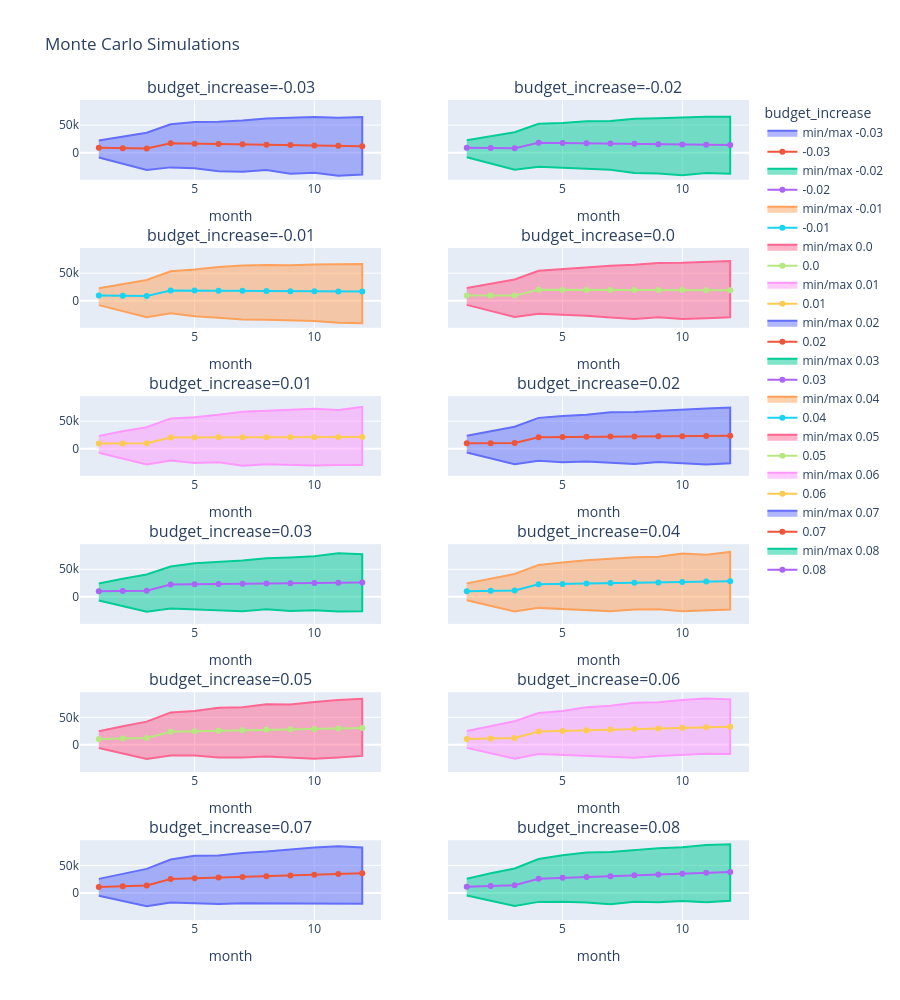

The notebook cell saved with this chart:
### Code cell
def line_charts(simulations: pl.DataFrame) -> go.Figure:
    simulations_by_month = (
        simulations.group_by("month", "budget_increase")
        .agg(
            amount_average=pl.col("amount").mean(),
            amount_min=pl.col("amount").min(),
            amount_max=pl.col("amount").max(),
        )
        .sort("budget_increase", "month")
    )

    TRENDLINE_FIG_COL_COUNT = 2

    unique_budget_increases = simulations["budget_increase"].unique()

    fig = make_subplots(
        rows=int(len(unique_budget_increases) / TRENDLINE_FIG_COL_COUNT),
        cols=TRENDLINE_FIG_COL_COUNT,
        shared_yaxes="all",
        subplot_titles=[
            f"budget_increase={budget_increase}"
            for budget_increase in unique_budget_increases
        ],
    )
    for i, budget_increase in (
        unique_budget_increases.to_frame().with_row_index().iter_rows()
    ):
        sims = simulations_by_month.filter(pl.col("budget_increase") == budget_increase)
        row = int(i / TRENDLINE_FIG_COL_COUNT) + 1
        col = i % TRENDLINE_FIG_COL_COUNT + 1
        fig.add_trace(
            go.Scatter(
                x=pl.concat([sims["month"], sims["month"].reverse()]),
                y=pl.concat([sims["amount_min"], sims["amount_max"].reverse()]),
                name=f"min/max {budget_increase}",
                fill="toself",
            ),
            row=row,
            col=col,
        )
        fig.add_trace(
            go.Scatter(x=sims["month"], y=sims["amount_average"], name=budget_increase),
            row=row,
            col=col,
        )
        fig.update_xaxes(title_text="month", row=row, col=col)
    fig.update_layout(height=1000, legend=go.layout.Legend(title="budget_increase"))
    return fig


line_charts(monte_carlo_simulations).update_layout(
    title_text="Monte Carlo Simulations"
).show()

### Figure 1 — Plotly figure (JSON) as saved in the notebook; plotly's stock layout.template omitted (floating-point values rounded to 4 significant figures)
{"data": [{"fill": "toself", "name": "min/max -0.03", "type": "scatter", "x": [1, 2, 3, 4, 5, 6, 7, 8, 9, 10, 11, 12, 12, 11, 10, 9, 8, 7, 6, 5, 4, 3, 2, 1], "xaxis": "x", "y": [-8737.0, -20240.0, -31720.0, -26810.0, -28280.0, -33950.0, -34660.0, -31690.0, -38420.0, -36700.0, -42000.0, -39630.0, 64640.0, 63500.0, 64570.0, 63560.0, 62200.0, 58290.0, 55990.0, 55600.0, 51510.0, 36220.0, 29380.0, 21980.0], "yaxis": "y"}, {"name": "-0.03", "type": "scatter", "x": [1, 2, 3, 4, 5, 6, 7, 8, 9, 10, 11, 12], "xaxis": "x", "y": [8827.0, 8083.0, 7373.0, 17150.0, 16320.0, 15670.0, 15060.0, 14450.0, 13670.0, 13080.0, 12300.0, 11560.0], "yaxis": "y"}, {"fill": "toself", "name": "min/max -0.02", "type": "scatter", "x": [1, 2, 3, 4, 5, 6, 7, 8, 9, 10, 11, 12, 12, 11, 10, 9, 8, 7, 6, 5, 4, 3, 2, 1], "xaxis": "x2", "y": [-8376.0, -19710.0, -30980.0, -25860.0, -27310.0, -28550.0, -31290.0, -36830.0, -37760.0, -41110.0, -37220.0, -38490.0, 65310.0, 65140.0, 63390.0, 62450.0, 61390.0, 57360.0, 57170.0, 53760.0, 52430.0, 36960.0, 29940.0, 22330.0], "yaxis": "y2"}, {"name": "-0.02", "type": "scatter", "x": [1, 2, 3, 4, 5, 6, 7, 8, 9, 10, 11, 12], "xaxis": "x2", "y": [8903.0, 8326.0, 7839.0, 17800.0, 17370.0, 16940.0, 16440.0, 15930.0, 15360.0, 14900.0, 14380.0, 13880.0], "yaxis": "y2"}, {"fill": "toself", "name": "min/max -0.01", "type": "scatter", "x": [1, 2, 3, 4, 5, 6, 7, 8, 9, 10, 11, 12, 12, 11, 10, 9, 8, 7, 6, 5, 4, 3, 2, 1], "xaxis": "x3", "y": [-8014.0, -19180.0, -30240.0, -23030.0, -28100.0, -30900.0, -34090.0, -34510.0, -35760.0, -36830.0, -40030.0, -40800.0, 66710.0, 66460.0, 65750.0, 64260.0, 64900.0, 63790.0, 61270.0, 56670.0, 53350.0, 37710.0, 30510.0, 22680.0], "yaxis": "y3"}, {"name": "-0.01", "type": "scatter", "x": [1, 2, 3, 4, 5, 6, 7, 8, 9, 10, 11, 12], "xaxis": "x3", "y": [9209.0, 8795.0, 8540.0, 18680.0, 18310.0, 18090.0, 17880.0, 17630.0, 17310.0, 17110.0, 16740.0, 16510.0], "yaxis": "y3"}, {"fill": "toself", "name": "min/max 0.0", "type": "scatter", "x": [1, 2, 3, 4, 5, 6, 7, 8, 9, 10, 11, 12, 12, 11, 10, 9, 8, 7, 6, 5, 4, 3, 2, 1], "xaxis": "x4", "y": [-7652.0, -18650.0, -29500.0, -23950.0, -25110.0, -27280.0, -30500.0, -33100.0, -30270.0, -33200.0, -31890.0, -30110.0, 72230.0, 70570.0, 68760.0, 68650.0, 65150.0, 63340.0, 60220.0, 57770.0, 54270.0, 38450.0, 31070.0, 23030.0], "yaxis": "y4"}, {"name": "0.0", "type": "scatter", "x": [1, 2, 3, 4, 5, 6, 7, 8, 9, 10, 11, 12], "xaxis": "x4", "y": [9304.0, 9279.0, 9231.0, 19660.0, 19630.0, 19580.0, 19540.0, 19470.0, 19490.0, 19380.0, 19190.0, 19090.0], "yaxis": "y4"}, {"fill": "toself", "name": "min/max 0.01", "type": "scatter", "x": [1, 2, 3, 4, 5, 6, 7, 8, 9, 10, 11, 12, 12, 11, 10, 9, 8, 7, 6, 5, 4, 3, 2, 1], "xaxis": "x5", "y": [-7291.0, -18120.0, -28760.0, -21190.0, -25840.0, -24550.0, -31020.0, -28240.0, -29410.0, -30660.0, -29670.0, -29770.0, 75840.0, 70270.0, 72830.0, 70720.0, 68680.0, 67350.0, 61780.0, 57140.0, 55180.0, 39200.0, 31630.0, 23380.0], "yaxis": "y5"}, {"name": "0.01", "type": "scatter", "x": [1, 2, 3, 4, 5, 6, 7, 8, 9, 10, 11, 12], "xaxis": "x5", "y": [9551.0, 9614.0, 9891.0, 20470.0, 20570.0, 20750.0, 20730.0, 20810.0, 20830.0, 20880.0, 20990.0, 21180.0], "yaxis": "y5"}, {"fill": "toself", "name": "min/max 0.02", "type": "scatter", "x": [1, 2, 3, 4, 5, 6, 7, 8, 9, 10, 11, 12, 12, 11, 10, 9, 8, 7, 6, 5, 4, 3, 2, 1], "xaxis": "x6", "y": [-6929.0, -17580.0, -28020.0, -22050.0, -24670.0, -23240.0, -25610.0, -27920.0, -24090.0, -26050.0, -28460.0, -26440.0, 74980.0, 72940.0, 71110.0, 69200.0, 66750.0, 66370.0, 61660.0, 59570.0, 56100.0, 39940.0, 32190.0, 23730.0], "yaxis": "y6"}, {"name": "0.02", "type": "scatter", "x": [1, 2, 3, 4, 5, 6, 7, 8, 9, 10, 11, 12], "xaxis": "x6", "y": [9925.0, 10170.0, 10390.0, 20990.0, 21340.0, 21680.0, 22050.0, 22360.0, 22650.0, 22910.0, 23210.0, 23470.0], "yaxis": "y6"}, {"fill": "toself", "name": "min/max 0.03", "type": "scatter", "x": [1, 2, 3, 4, 5, 6, 7, 8, 9, 10, 11, 12, 12, 11, 10, 9, 8, 7, 6, 5, 4, 3, 2, 1], "xaxis": "x7", "y": [-6567.0, -17050.0, -27290.0, -21090.0, -23210.0, -25290.0, -26270.0, -22510.0, -25900.0, -24570.0, -26870.0, -26290.0, 77330.0, 78960.0, 73590.0, 71410.0, 70160.0, 66130.0, 63970.0, 60980.0, 55130.0, 40690.0, 32750.0, 24080.0], "yaxis": "y7"}, {"name": "0.03", "type": "scatter", "x": [1, 2, 3, 4, 5, 6, 7, 8, 9, 10, 11, 12], "xaxis": "x7", "y": [10060.0, 10630.0, 11160.0, 22150.0, 22660.0, 23220.0, 23750.0, 24160.0, 24580.0, 25040.0, 25490.0, 26010.0], "yaxis": "y7"}, {"fill": "toself", "name": "min/max 0.04", "type": "scatter", "x": [1, 2, 3, 4, 5, 6, 7, 8, 9, 10, 11, 12, 12, 11, 10, 9, 8, 7, 6, 5, 4, 3, 2, 1], "xaxis": "x8", "y": [-6206.0, -16520.0, -26550.0, -20140.0, -22230.0, -24540.0, -26070.0, -23010.0, -22590.0, -26410.0, -24560.0, -23240.0, 81610.0, 76200.0, 78510.0, 72770.0, 71660.0, 69310.0, 66570.0, 62370.0, 57940.0, 41430.0, 33310.0, 24430.0], "yaxis": "y8"}, {"name": "0.04", "type": "scatter", "x": [1, 2, 3, 4, 5, 6, 7, 8, 9, 10, 11, 12], "xaxis": "x8", "y": [10190.0, 10970.0, 11650.0, 22760.0, 23480.0, 24290.0, 24940.0, 25560.0, 26180.0, 26900.0, 27630.0, 28460.0], "yaxis": "y8"}, {"fill": "toself", "name": "min/max 0.05", "type": "scatter", "x": [1, 2, 3, 4, 5, 6, 7, 8, 9, 10, 11, 12, 12, 11, 10, 9, 8, 7, 6, 5, 4, 3, 2, 1], "xaxis": "x9", "y": [-5844.0, -15990.0, -25810.0, -19190.0, -19190.0, -22970.0, -22920.0, -21070.0, -23360.0, -25100.0, -22990.0, -20040.0, 83620.0, 81640.0, 77730.0, 73350.0, 73610.0, 68300.0, 67460.0, 61330.0, 58860.0, 42170.0, 33880.0, 24780.0], "yaxis": "y9"}, {"name": "0.05", "type": "scatter", "x": [1, 2, 3, 4, 5, 6, 7, 8, 9, 10, 11, 12], "xaxis": "x9", "y": [10490.0, 11530.0, 12510.0, 23790.0, 24650.0, 25590.0, 26430.0, 27310.0, 28130.0, 28960.0, 29930.0, 30820.0], "yaxis": "y9"}, {"fill": "toself", "name": "min/max 0.06", "type": "scatter", "x": [1, 2, 3, 4, 5, 6, 7, 8, 9, 10, 11, 12, 12, 11, 10, 9, 8, 7, 6, 5, 4, 3, 2, 1], "xaxis": "x10", "y": [-5482.0, -15460.0, -25070.0, -16610.0, -18170.0, -19740.0, -21390.0, -23340.0, -20350.0, -18170.0, -16240.0, -16670.0, 82700.0, 84270.0, 81640.0, 77580.0, 76510.0, 71280.0, 68160.0, 61720.0, 57890.0, 42920.0, 34440.0, 25140.0], "yaxis": "y10"}, {"name": "0.06", "type": "scatter", "x": [1, 2, 3, 4, 5, 6, 7, 8, 9, 10, 11, 12], "xaxis": "x10", "y": [10580.0, 11610.0, 12650.0, 24250.0, 25290.0, 26440.0, 27690.0, 28660.0, 29790.0, 30930.0, 32050.0, 33090.0], "yaxis": "y10"}, {"fill": "toself", "name": "min/max 0.07", "type": "scatter", "x": [1, 2, 3, 4, 5, 6, 7, 8, 9, 10, 11, 12, 12, 11, 10, 9, 8, 7, 6, 5, 4, 3, 2, 1], "xaxis": "x11", "y": [-5121.0, -14920.0, -24330.0, -17280.0, -18740.0, -20120.0, -18770.0, -18970.0, -18450.0, -18830.0, -18340.0, -19720.0, 82760.0, 84880.0, 82440.0, 78210.0, 75080.0, 72730.0, 67870.0, 67330.0, 60720.0, 43660.0, 35000.0, 25490.0], "yaxis": "y11"}, {"name": "0.07", "type": "scatter", "x": [1, 2, 3, 4, 5, 6, 7, 8, 9, 10, 11, 12], "xaxis": "x11", "y": [10910.0, 12190.0, 13440.0, 25180.0, 26630.0, 27780.0, 29100.0, 30410.0, 31810.0, 33060.0, 34280.0, 35580.0], "yaxis": "y11"}, {"fill": "toself", "name": "min/max 0.08", "type": "scatter", "x": [1, 2, 3, 4, 5, 6, 7, 8, 9, 10, 11, 12, 12, 11, 10, 9, 8, 7, 6, 5, 4, 3, 2, 1], "xaxis": "x12", "y": [-4759.0, -14390.0, -23590.0, -16330.0, -15980.0, -17490.0, -20640.0, -16130.0, -17110.0, -14500.0, -17200.0, -14180.0, 88410.0, 87220.0, 82880.0, 81090.0, 77300.0, 74330.0, 73410.0, 68500.0, 61610.0, 44410.0, 35560.0, 25840.0], "yaxis": "y12"}, {"name": "0.08", "type": "scatter", "x": [1, 2, 3, 4, 5, 6, 7, 8, 9, 10, 11, 12], "xaxis": "x12", "y": [11020.0, 12470.0, 13970.0, 25860.0, 27380.0, 28910.0, 30460.0, 31940.0, 33450.0, 34930.0, 36540.0, 38010.0], "yaxis": "y12"}], "layout": {"annotations": [{"font": {"size": 16}, "showarrow": false, "text": "budget_increase=-0.03", "x": 0.225, "xanchor": "center", "xref": "paper", "y": 1.0, "yanchor": "bottom", "yref": "paper"}, {"font": {"size": 16}, "showarrow": false, "text": "budget_increase=-0.02", "x": 0.775, "xanchor": "center", "xref": "paper", "y": 1.0, "yanchor": "bottom", "yref": "paper"}, {"font": {"size": 16}, "showarrow": false, "text": "budget_increase=-0.01", "x": 0.225, "xanchor": "center", "xref": "paper", "y": 0.8194, "yanchor": "bottom", "yref": "paper"}, {"font": {"size": 16}, "showarrow": false, "text": "budget_increase=0.0", "x": 0.775, "xanchor": "center", "xref": "paper", "y": 0.8194, "yanchor": "bottom", "yref": "paper"}, {"font": {"size": 16}, "showarrow": false, "text": "budget_increase=0.01", "x": 0.225, "xanchor": "center", "xref": "paper", "y": 0.6389, "yanchor": "bottom", "yref": "paper"}, {"font": {"size": 16}, "showarrow": false, "text": "budget_increase=0.02", "x": 0.775, "xanchor": "center", "xref": "paper", "y": 0.6389, "yanchor": "bottom", "yref": "paper"}, {"font": {"size": 16}, "showarrow": false, "text": "budget_increase=0.03", "x": 0.225, "xanchor": "center", "xref": "paper", "y": 0.4583, "yanchor": "bottom", "yref": "paper"}, {"font": {"size": 16}, "showarrow": false, "text": "budget_increase=0.04", "x": 0.775, "xanchor": "center", "xref": "paper", "y": 0.4583, "yanchor": "bottom", "yref": "paper"}, {"font": {"size": 16}, "showarrow": false, "text": "budget_increase=0.05", "x": 0.225, "xanchor": "center", "xref": "paper", "y": 0.2778, "yanchor": "bottom", "yref": "paper"}, {"font": {"size": 16}, "showarrow": false, "text": "budget_increase=0.06", "x": 0.775, "xanchor": "center", "xref": "paper", "y": 0.2778, "yanchor": "bottom", "yref": "paper"}, {"font": {"size": 16}, "showarrow": false, "text": "budget_increase=0.07", "x": 0.225, "xanchor": "center", "xref": "paper", "y": 0.09722, "yanchor": "bottom", "yref": "paper"}, {"font": {"size": 16}, "showarrow": false, "text": "budget_increase=0.08", "x": 0.775, "xanchor": "center", "xref": "paper", "y": 0.09722, "yanchor": "bottom", "yref": "paper"}], "height": 1000, "legend": {"title": {"text": "budget_increase"}}, "title": {"text": "Monte Carlo Simulations"}, "xaxis": {"anchor": "y", "domain": [0, 0.45], "title": {"text": "month"}}, "xaxis10": {"anchor": "y10", "domain": [0.55, 1], "title": {"text": "month"}}, "xaxis11": {"anchor": "y11", "domain": [0, 0.45], "title": {"text": "month"}}, "xaxis12": {"anchor": "y12", "domain": [0.55, 1], "title": {"text": "month"}}, "xaxis2": {"anchor": "y2", "domain": [0.55, 1], "title": {"text": "month"}}, "xaxis3": {"anchor": "y3", "domain": [0, 0.45], "title": {"text": "month"}}, "xaxis4": {"anchor": "y4", "domain": [0.55, 1], "title": {"text": "month"}}, "xaxis5": {"anchor": "y5", "domain": [0, 0.45], "title": {"text": "month"}}, "xaxis6": {"anchor": "y6", "domain": [0.55, 1], "title": {"text": "month"}}, "xaxis7": {"anchor": "y7", "domain": [0, 0.45], "title": {"text": "month"}}, "xaxis8": {"anchor": "y8", "domain": [0.55, 1], "title": {"text": "month"}}, "xaxis9": {"anchor": "y9", "domain": [0, 0.45], "title": {"text": "month"}}, "yaxis": {"anchor": "x", "domain": [0.9028, 1.0], "matches": "y11"}, "yaxis10": {"anchor": "x10", "domain": [0.1806, 0.2778], "matches": "y11", "showticklabels": false}, "yaxis11": {"anchor": "x11", "domain": [0, 0.09722]}, "yaxis12": {"anchor": "x12", "domain": [0, 0.09722], "matches": "y11", "showticklabels": false}, "yaxis2": {"anchor": "x2", "domain": [0.9028, 1.0], "matches": "y11", "showticklabels": false}, "yaxis3": {"anchor": "x3", "domain": [0.7222, 0.8194], "matches": "y11"}, "yaxis4": {"anchor": "x4", "domain": [0.7222, 0.8194], "matches": "y11", "showticklabels": false}, "yaxis5": {"anchor": "x5", "domain": [0.5417, 0.6389], "matches": "y11"}, "yaxis6": {"anchor": "x6", "domain": [0.5417, 0.6389], "matches": "y11", "showticklabels": false}, "yaxis7": {"anchor": "x7", "domain": [0.3611, 0.4583], "matches": "y11"}, "yaxis8": {"anchor": "x8", "domain": [0.3611, 0.4583], "matches": "y11", "showticklabels": false}, "yaxis9": {"anchor": "x9", "domain": [0.1806, 0.2778], "matches": "y11"}}}
